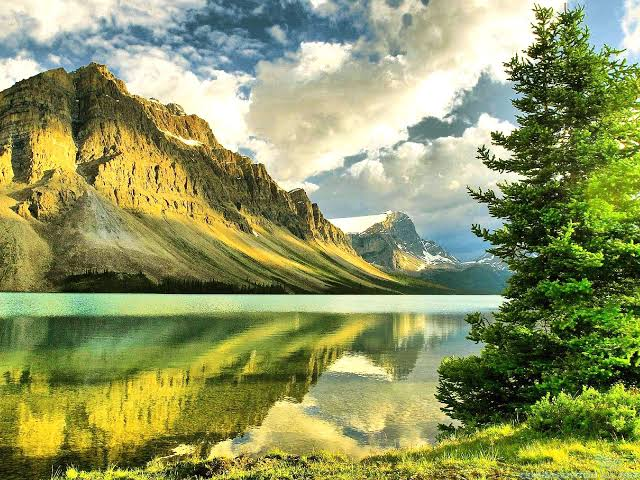
#> input picture images/image3.jpeg, 640 x 480 px, found by its file name
$ python Question_1.py
#> lines starting #> are read from the running program, lines starting #| are printed output that depends on the picture; after the words box and inside, x2 and y2 are one past the last pixel; in counts of white or black regions, pixels touching at a corner belong together
# Write a program to do image format conversion
# i.e., from RGB to gray, gray to binary, RGB to binary, RGB to HSV, HSV to RGB, RGB to YCbCr and YCbCr to RGB.

import cv2

image = cv2.imread("images\image3.jpeg")
#> image is the input picture: shape (480, 640, 3); mean B, G, R 97.3, 150.2, 142.5
cv2.imshow("Original Image", image)
cv2.waitKey(0)

# RGB to gray
gray_image = cv2.cvtColor(image, cv2.COLOR_BGR2GRAY)
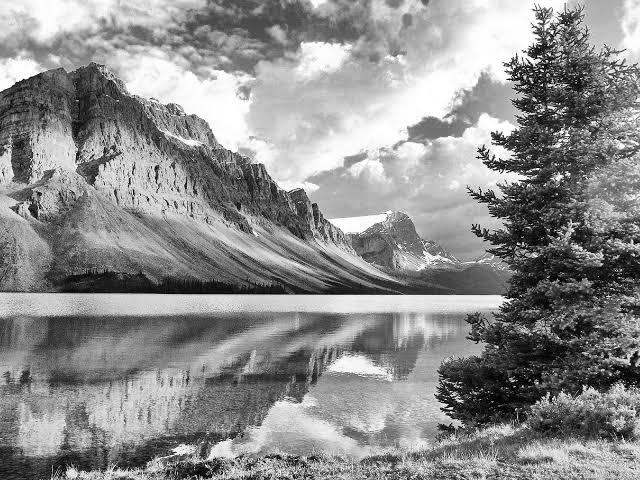
#> gray_image: shape (480, 640); min 0, max 255, mean 141.9
cv2.imshow("Gray Image", gray_image)
cv2.waitKey(0)

# gray to binary
ret, binary_image = cv2.threshold(gray_image, 70, 255, 0)
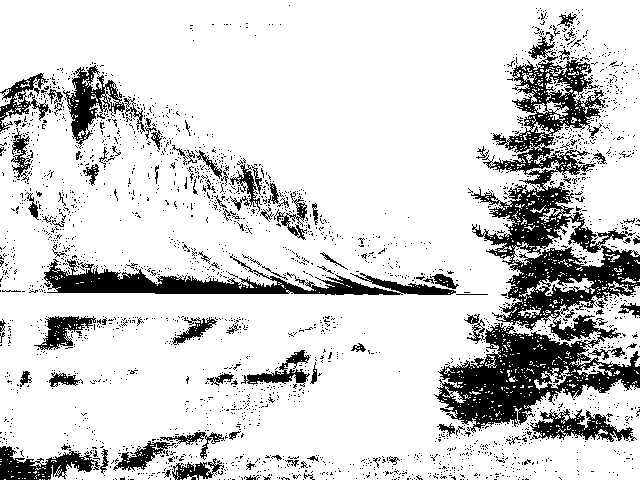
#> binary_image: shape (480, 640); 82.8% white; 2542 black regions (2436 under 20 px), largest, box (x1, y1, x2, y2) and area: (434, 35, 640, 433) 25659, (44, 254, 456, 295) 5744, (63, 65, 125, 149) 1834
cv2.imshow("Gray to Binary image", binary_image)
cv2.waitKey(0)

# RGB to binary
gray_img = cv2.cvtColor(image, cv2.COLOR_BGR2GRAY)
r, bin_image = cv2.threshold(gray_img, 70, 255, 0)
cv2.imshow("RGB to Binary Image", bin_image)
cv2.waitKey(0)

# RGB to HSV
hsv_image = cv2.cvtColor(image, cv2.COLOR_BGR2HSV)
#> hsv_image: shape (480, 640, 3); mean H, S, V 41.6, 120.4, 155.8
cv2.imshow("HSV Image", hsv_image)
cv2.waitKey(0)

# HSV to RGB
hsv_to_rgb_image = cv2.cvtColor(hsv_image, cv2.COLOR_HSV2BGR)
cv2.imshow("HSV to RGB Image", hsv_to_rgb_image)
cv2.waitKey(0)

# RGB to YCbCr
ycbcr = cv2.cvtColor(image, cv2.COLOR_BGR2YCR_CB)
#> ycbcr: shape (480, 640, 3); mean of channels 0, 1, 2 141.9, 128.4, 102.8
cv2.imshow("YCbCr Image", ycbcr)
cv2.waitKey(0)

# YCbcr to RGB
ycbcr_to_rgb_image = cv2.cvtColor(ycbcr, cv2.COLOR_YCrCb2BGR)
cv2.imshow("YCbCr to RGB Image", ycbcr_to_rgb_image)
cv2.waitKey(0)

$ run again, with images/image1.jpeg copied over images/image3.jpeg
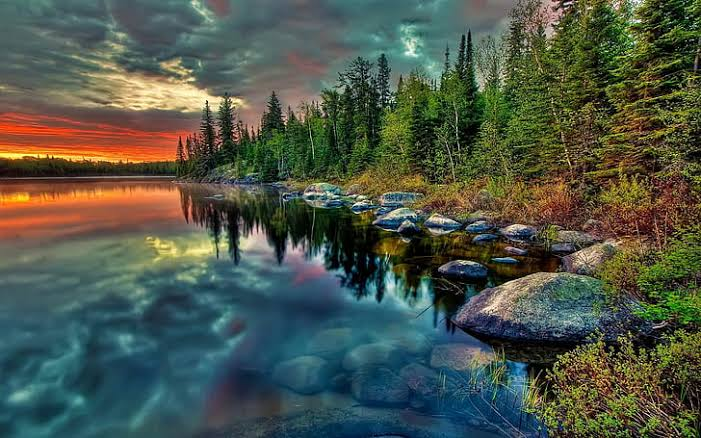
#> input picture images/image1.jpeg, 701 x 438 px, found by its file name
#> image is the input picture: shape (438, 701, 3); mean B, G, R 73.5, 86.6, 77.3
#> `gray_image = cv2.cvtColor(image, cv2.COLOR_BGR2GRAY)`:
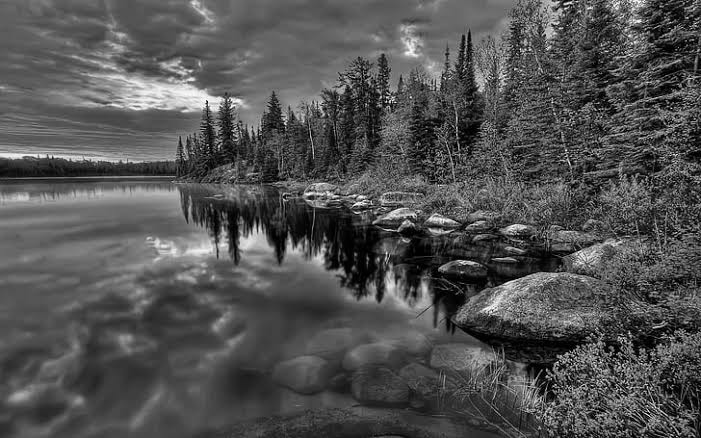
#> gray_image: shape (438, 701); min 0, max 254, mean 82.3
#> `ret, binary_image = cv2.threshold(gray_image, 70, 255, 0)`:
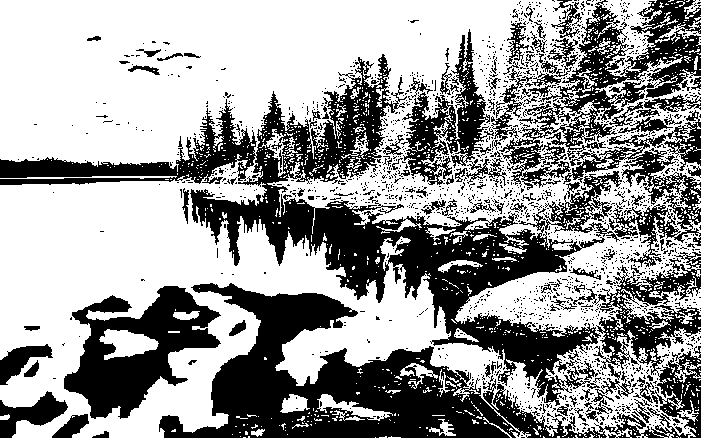
#> binary_image: shape (438, 701); 61.2% white; 1812 black regions (1704 under 20 px), largest, box (x1, y1, x2, y2) and area: (0, 54, 701, 406) 44969, (159, 283, 691, 438) 25926, (499, 0, 701, 190) 10434
#> hsv_image: shape (438, 701, 3); mean H, S, V 60, 127.4, 100.6
#> ycbcr: shape (438, 701, 3); mean of channels 0, 1, 2 82.3, 124.4, 123

$ run again, with images/image2.jpeg copied over images/image3.jpeg
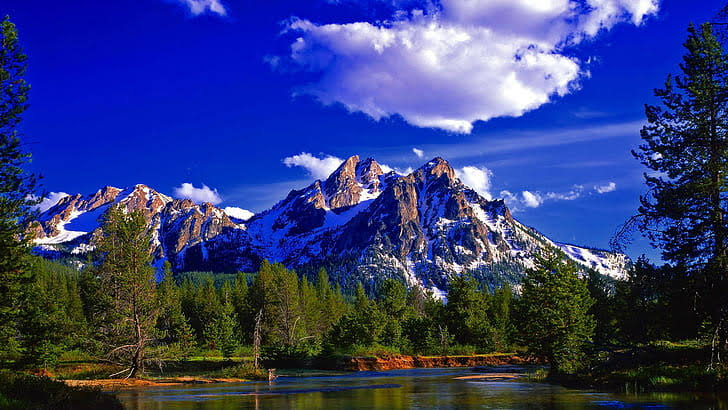
#> input picture images/image2.jpeg, 728 x 410 px, found by its file name
#> image is the input picture: shape (410, 728, 3); mean B, G, R 121.9, 61.7, 51.5
#> `gray_image = cv2.cvtColor(image, cv2.COLOR_BGR2GRAY)`:
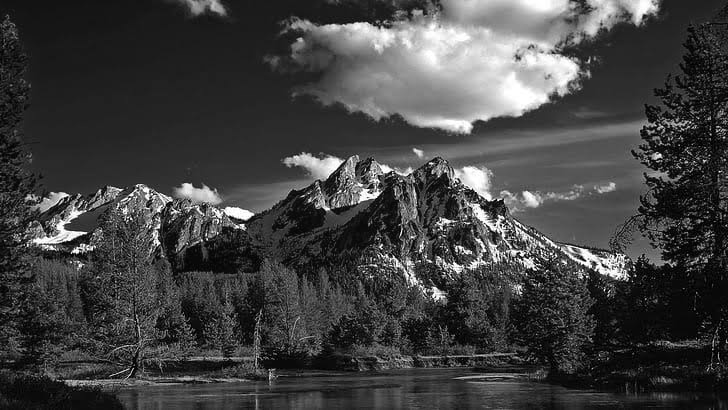
#> gray_image: shape (410, 728); min 0, max 255, mean 65.5
#> `ret, binary_image = cv2.threshold(gray_image, 70, 255, 0)`:
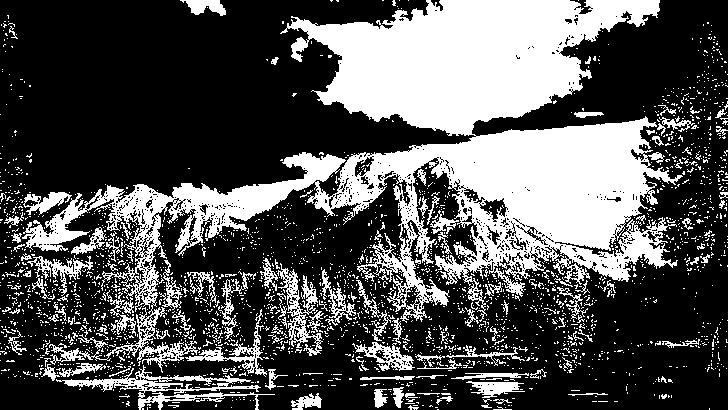
#> binary_image: shape (410, 728); 32.9% white; 2588 white regions (2453 under 20 px), largest, box (x1, y1, x2, y2) and area: (22, 0, 683, 373) 73816, (56, 365, 275, 410) 2225, (277, 263, 323, 356) 1238
#> hsv_image: shape (410, 728, 3); mean H, S, V 89.9, 172.5, 132.9
#> ycbcr: shape (410, 728, 3); mean of channels 0, 1, 2 65.5, 118, 159.8

$ run again, with images/image4.jpeg copied over images/image3.jpeg
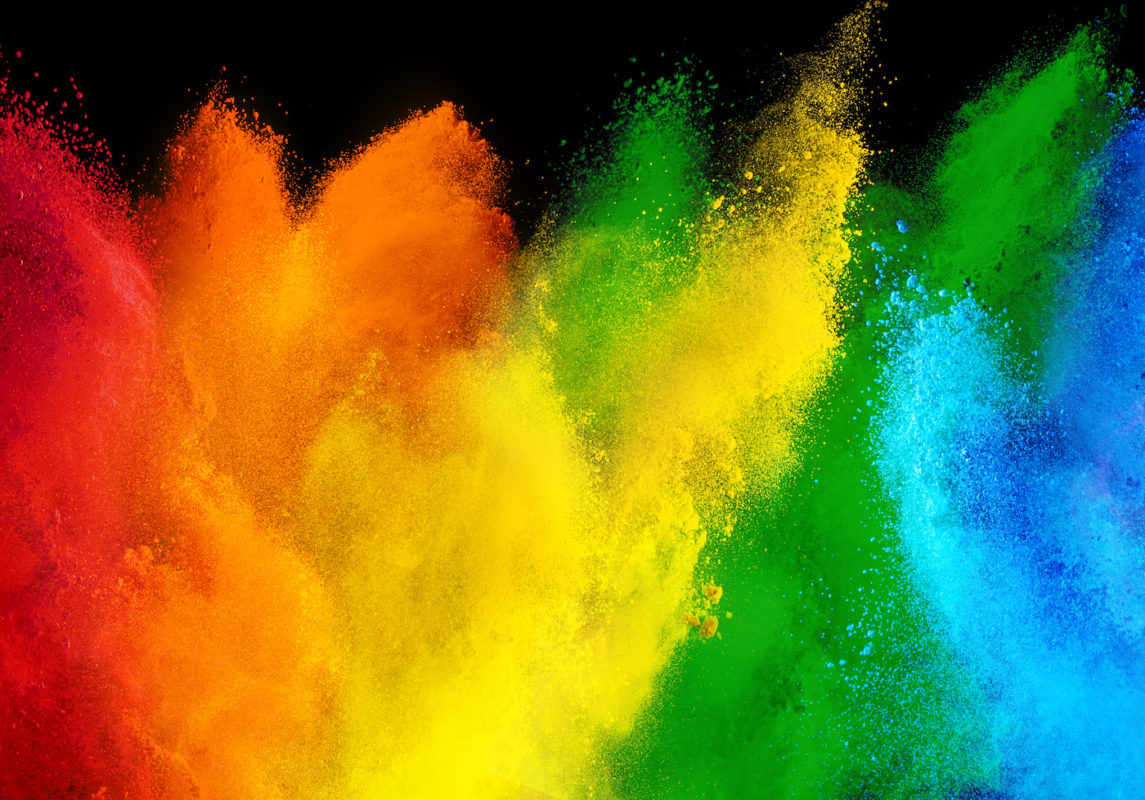
#> input picture images/image4.jpeg, 1145 x 800 px, found by its file name
#> image is the input picture: shape (800, 1145, 3); mean B, G, R 39.7, 116.7, 119.6
#> `gray_image = cv2.cvtColor(image, cv2.COLOR_BGR2GRAY)`:
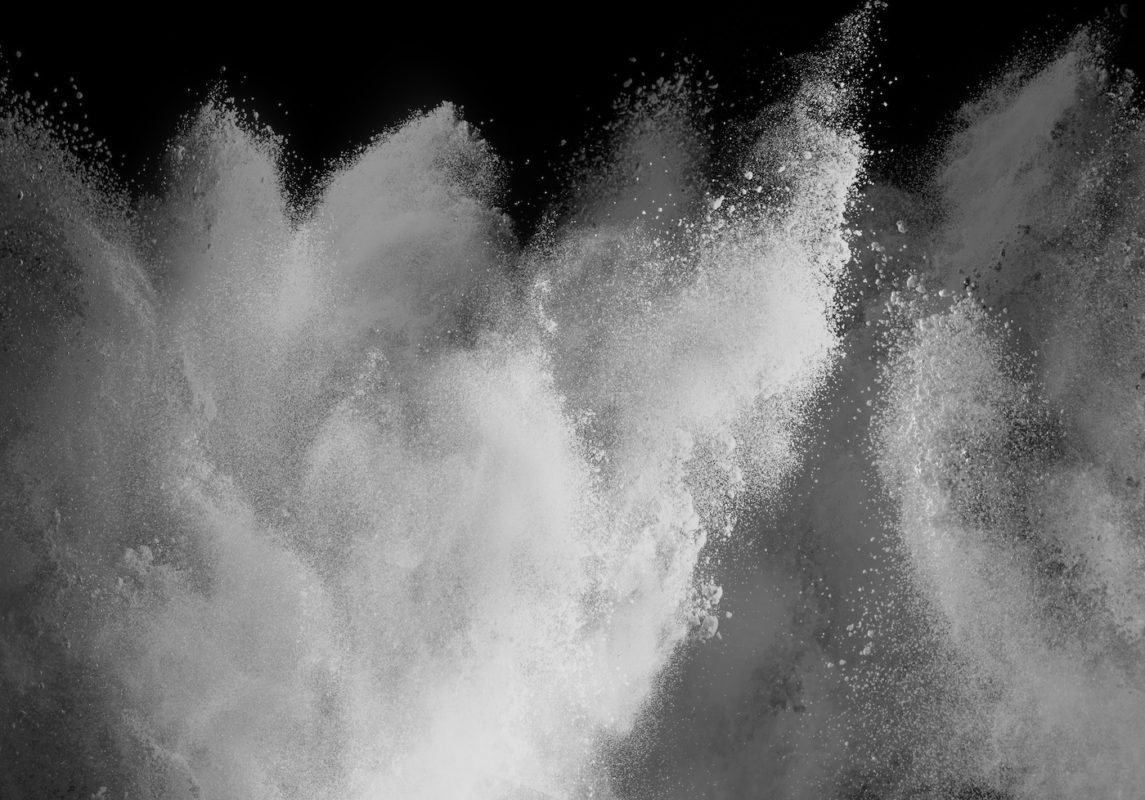
#> gray_image: shape (800, 1145); min 0, max 232, mean 108.8
#> `ret, binary_image = cv2.threshold(gray_image, 70, 255, 0)`:
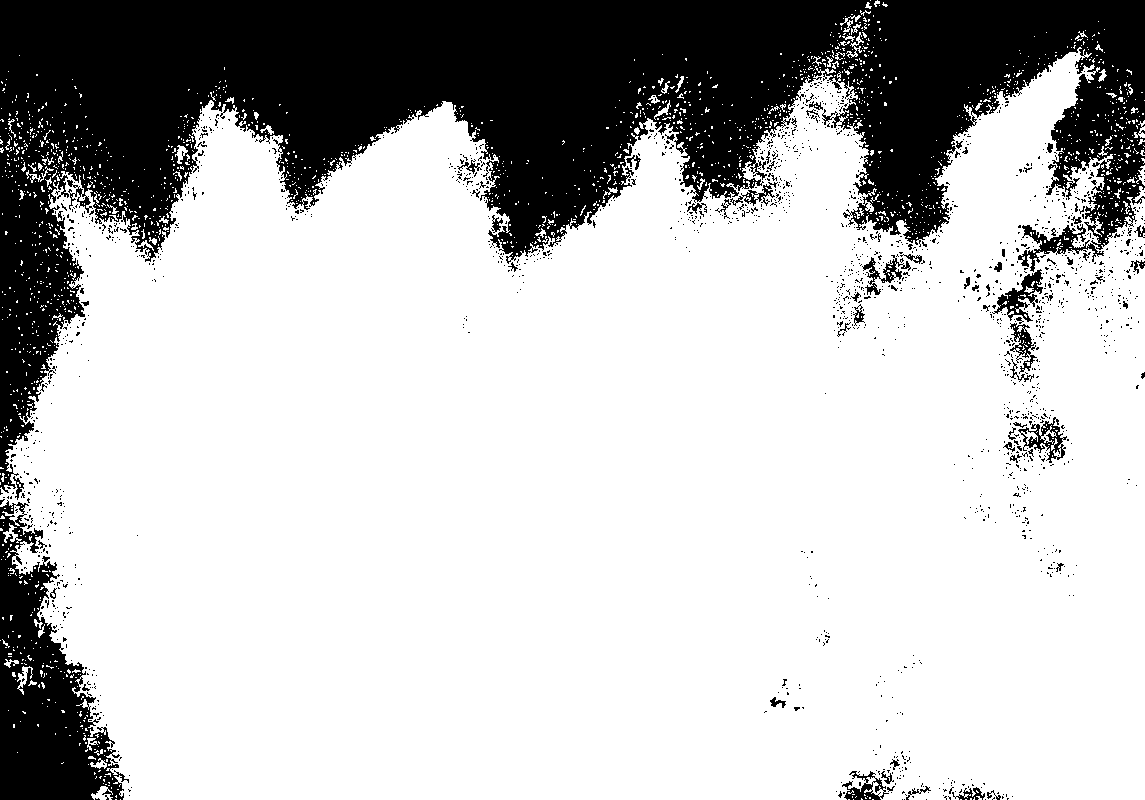
#> binary_image: shape (800, 1145); 74.9% white; 1705 black regions (1639 under 20 px), largest, box (x1, y1, x2, y2) and area: (0, 0, 1145, 493) 200654, (0, 500, 129, 800) 18498, (992, 269, 1043, 322) 908
#> hsv_image: shape (800, 1145, 3); mean H, S, V 43.9, 216.1, 170.9
#> ycbcr: shape (800, 1145, 3); mean of channels 0, 1, 2 108.8, 135.8, 89
